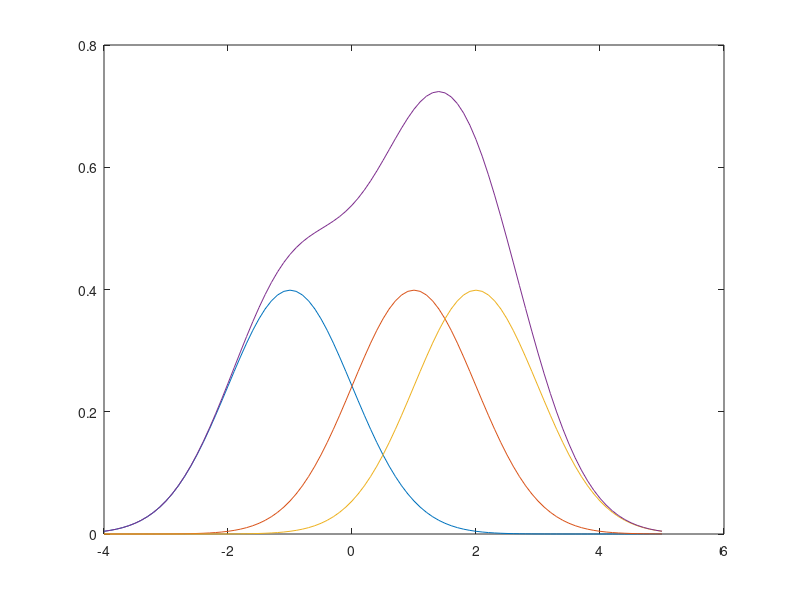

Write the MATLAB code that produced this figure.
%estymator jądrowy

clear; clc;

z = [-1, 1, 2];
h=1;

x = -4:.1:5;

K = @(w)(pdf('Normal',w,0,1));

%wykres jednego jądra
%plot (x, K((x-z(1))/h)); %wykres4

%trzy jądra 
% zamiast poszczegole slupki histogramu mamy cały przebieg
plot (x, K((x-z(1))/h), x, K((x-z(2))/h),x, K((x-z(3))/h),...
    x, K((x-z(1))/h)+ K((x-z(2))/h)+K((x-z(3))/h)); %wykres5


%gdy zwieksza sie h  wykres wygładza się i pole się zwiększa
%gdy zmniejsza się h wykres jest bardziej zwarty
% przy ekstremalnie małych h np. 0.01 wracamy do histogramu


